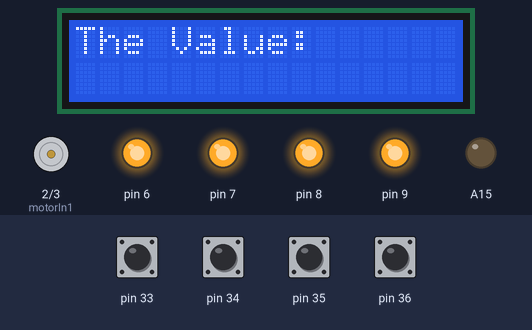
The sketch below on a simulated Arduino Mega 2560, built with avr-gcc and run on an emulated ATmega2560. Shown: 16×2 character LCD, motor-driver pin pairs drawn as motors (green arrow = first pin HIGH = forward, orange = second pin HIGH = backward, longer = more drive), output pins drawn as LEDs (lit = HIGH). Inputs (shaded band) come from the test bench; at power-on: pin 33–36 HIGH. What the sketch prints to the serial monitor is not drawn.

Above: at 1.2 s.
1.3 s: pin 33 pulled LOW for 0.15 s
At 1.8 s:
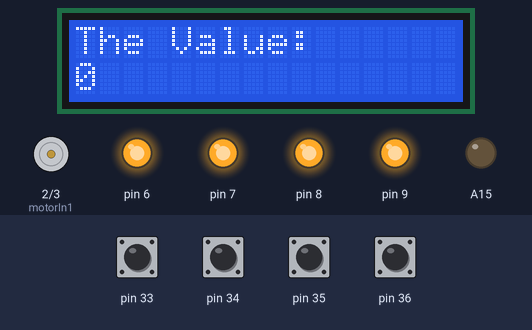
3.0 s: pin 34 pulled LOW for 0.15 s
At 4.1 s:
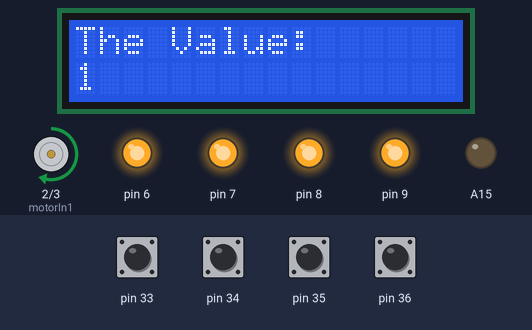
4.7 s: pin 35 pulled LOW for 0.15 s
At 5.6 s:
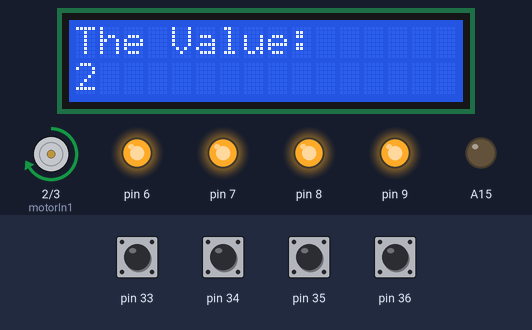
6.4 s: pin 36 pulled LOW for 0.15 s
At 7.8 s:
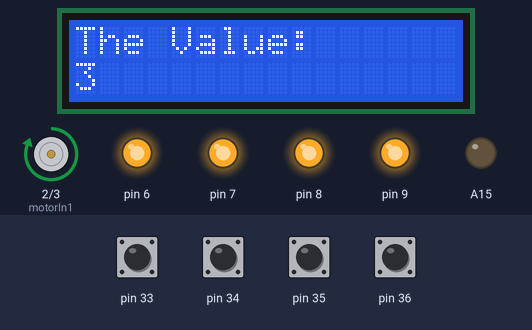
8.1 s: pin 33 pulled LOW for 1 s
At 8.9 s:
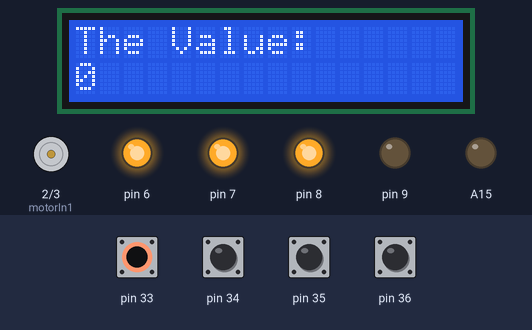
10.6 s: pin 34 pulled LOW for 1 s
At 11.0 s:
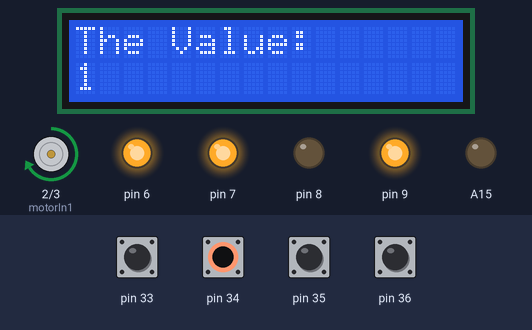
Timing chart, 0 to 13.6 s (numbered marks = the images above; inputs shaded):
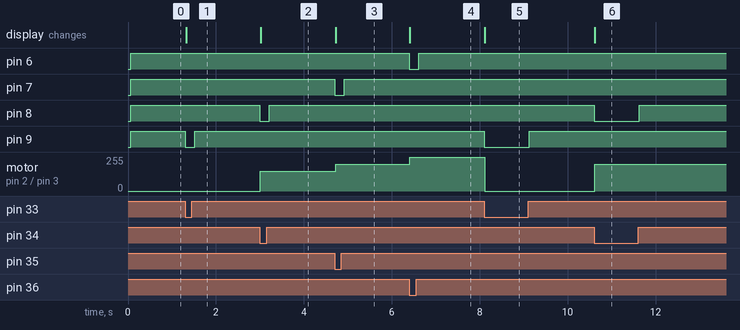

The sketch:

pra_3_4_2.ino
```cpp
//ex2-12-1
#include <LiquidCrystal.h>
LiquidCrystal lcd(49,48,47,43,42,41);

//ex3-4-2
const int motorIn1 = 2;
const int motorIn2 = 3;
const int tt = 100;

int BASE = 6;
int NUM = 4;
int BASE1 = 33;
int K1state;
int K2state;
int K3state;
int K4state;

void setup() {
  // put your setup code here, to run once:
  Serial.begin(9600);
  pinMode(motorIn1,OUTPUT);
  pinMode(motorIn2,OUTPUT);
  lcd.begin(16,2);
  lcd.setCursor(0,0);
  lcd.print("The Value: ");
  lcd.setCursor(0,1);
  //ex2-8
  for(int i=BASE;i<BASE+NUM;i++){
    pinMode(i,OUTPUT);
  }
  for(int i=BASE1;i<BASE1+NUM;i++){
    pinMode(i,INPUT_PULLUP);
  }

  int i;
  digitalWrite(motorIn2,LOW);
  /*
  for(i=100;i<=255;i+=10){
    analogWrite(motorIn1,i);
    delay(tt);
  }
  for(i=255;i>=100;i-=10){
    analogWrite(motorIn1,i);
    delay(tt);
  }*/
  pinMode(A15,OUTPUT);
  digitalWrite(A15,LOW);
}

void loop() {
  // put your main code here, to run repeatedly:
  K1state = digitalRead(33);
  K2state = digitalRead(34);
  K3state = digitalRead(35);
  K4state = digitalRead(36);
  digitalWrite(9,K1state);
  digitalWrite(8,K2state);
  digitalWrite(7,K3state);
  digitalWrite(6,K4state);
  Serial.println(K1state);
  Serial.println(K2state);
  Serial.println(K3state);
  Serial.println(K4state);

  if(K1state==0){
    analogWrite(motorIn1,0);
    lcd.setCursor(0,11);
    lcd.print("0");
    delay(tt);
  }
  if(K2state==0){
    analogWrite(motorIn1,150);
    lcd.setCursor(0,11);
    lcd.print("1");
    delay(tt);
  }
  if(K3state==0){
    analogWrite(motorIn1,200);
    lcd.setCursor(0,11);
    lcd.print("2");
    delay(tt);
  }
  if(K4state==0){
    analogWrite(motorIn1,255);
    lcd.setCursor(0,11);
    lcd.print("3");
    delay(tt);
  }

}
```

Measured:
- after the input at 1.3 s, pin 9: HIGH → LOW at once, → HIGH 0.21 s later; the display: changes at once (image 1)
- after the input at 3.0 s, pin 8: HIGH → LOW at once, → HIGH 0.21 s later; motor on pin 2 (motorIn1) / pin 3 (motorIn2): stopped → forward 150/255 at once; the display: changes at once (image 2)
- after the input at 4.7 s, pin 7: HIGH → LOW at once, → HIGH 0.21 s later; motor on pin 2 (motorIn1) / pin 3 (motorIn2): forward 150/255 → forward 200/255 at once; the display: changes at once (image 3)
- after the input at 6.4 s, pin 6: HIGH → LOW at once, → HIGH 0.21 s later; motor on pin 2 (motorIn1) / pin 3 (motorIn2): forward 200/255 → forward 255/255 at once; the display: changes at once (image 4)
- after the input at 8.1 s, pin 9: HIGH → LOW at once, → HIGH 1.0 s later; motor on pin 2 (motorIn1) / pin 3 (motorIn2): forward 255/255 → stopped at once; the display: changes at once (image 5)
- after the input at 10.6 s, pin 8: HIGH → LOW at once, → HIGH 1.0 s later; motor on pin 2 (motorIn1) / pin 3 (motorIn2): stopped → forward 200/255 at once; the display: changes at once (image 6)
